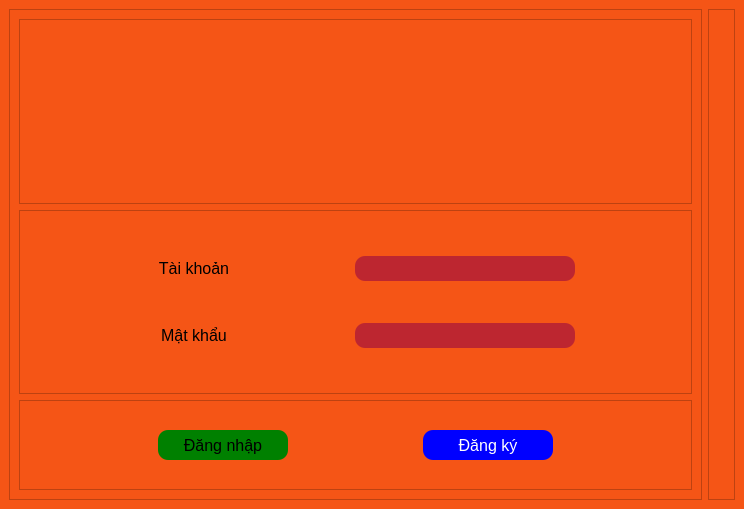
<?xml version="1.0" encoding="UTF-8"?>
<ui version="4.0">
 <class>MainWindow</class>
 <widget class="QMainWindow" name="MainWindow">
  <property name="geometry">
   <rect>
    <x>0</x>
    <y>0</y>
    <width>744</width>
    <height>509</height>
   </rect>
  </property>
  <property name="maximumSize">
   <size>
    <width>912</width>
    <height>16777215</height>
   </size>
  </property>
  <property name="windowTitle">
   <string>MainWindow</string>
  </property>
  <property name="styleSheet">
   <string notr="true">background-color: #f55516;</string>
  </property>
  <widget class="QWidget" name="centralwidget">
   <layout class="QHBoxLayout" name="horizontalLayout_3">
    <item>
     <widget class="QFrame" name="frame_4">
      <property name="frameShape">
       <enum>QFrame::StyledPanel</enum>
      </property>
      <property name="frameShadow">
       <enum>QFrame::Raised</enum>
      </property>
      <layout class="QVBoxLayout" name="verticalLayout">
       <item>
        <widget class="QFrame" name="frame_2">
         <property name="frameShape">
          <enum>QFrame::StyledPanel</enum>
         </property>
         <property name="frameShadow">
          <enum>QFrame::Raised</enum>
         </property>
         <layout class="QHBoxLayout" name="horizontalLayout_2">
          <item>
           <widget class="QLabel" name="label_3">
            <property name="text">
             <string/>
            </property>
            <property name="pixmap">
             <pixmap>../resources/images/top-anime.jpeg</pixmap>
            </property>
            <property name="scaledContents">
             <bool>false</bool>
            </property>
            <property name="alignment">
             <set>Qt::AlignCenter</set>
            </property>
           </widget>
          </item>
         </layout>
        </widget>
       </item>
       <item>
        <widget class="QFrame" name="frame">
         <property name="frameShape">
          <enum>QFrame::StyledPanel</enum>
         </property>
         <property name="frameShadow">
          <enum>QFrame::Raised</enum>
         </property>
         <layout class="QGridLayout" name="gridLayout">
          <item row="0" column="0">
           <widget class="QLabel" name="label">
            <property name="maximumSize">
             <size>
              <width>110</width>
              <height>16777215</height>
             </size>
            </property>
            <property name="font">
             <font>
              <pointsize>12</pointsize>
             </font>
            </property>
            <property name="styleSheet">
             <string notr="true">margin-left: 10px;</string>
            </property>
            <property name="text">
             <string>Tài khoản</string>
            </property>
            <property name="alignment">
             <set>Qt::AlignCenter</set>
            </property>
           </widget>
          </item>
          <item row="0" column="1">
           <widget class="QLineEdit" name="lineEditTaiKhoan">
            <property name="minimumSize">
             <size>
              <width>0</width>
              <height>25</height>
             </size>
            </property>
            <property name="maximumSize">
             <size>
              <width>220</width>
              <height>16777215</height>
             </size>
            </property>
            <property name="styleSheet">
             <string notr="true">border-radius: 10px;
background-color: #bd2630;</string>
            </property>
           </widget>
          </item>
          <item row="1" column="0">
           <widget class="QLabel" name="label_2">
            <property name="maximumSize">
             <size>
              <width>110</width>
              <height>16777215</height>
             </size>
            </property>
            <property name="font">
             <font>
              <pointsize>12</pointsize>
             </font>
            </property>
            <property name="styleSheet">
             <string notr="true">margin-left: 10px;</string>
            </property>
            <property name="text">
             <string>Mật khẩu</string>
            </property>
            <property name="alignment">
             <set>Qt::AlignCenter</set>
            </property>
           </widget>
          </item>
          <item row="1" column="1">
           <widget class="QLineEdit" name="lineEditMatKhau">
            <property name="minimumSize">
             <size>
              <width>0</width>
              <height>25</height>
             </size>
            </property>
            <property name="maximumSize">
             <size>
              <width>220</width>
              <height>16777215</height>
             </size>
            </property>
            <property name="styleSheet">
             <string notr="true">border-radius: 10px;
background-color: #bd2630;</string>
            </property>
           </widget>
          </item>
         </layout>
        </widget>
       </item>
       <item>
        <widget class="QFrame" name="frame_3">
         <property name="maximumSize">
          <size>
           <width>16777215</width>
           <height>90</height>
          </size>
         </property>
         <property name="frameShape">
          <enum>QFrame::StyledPanel</enum>
         </property>
         <property name="frameShadow">
          <enum>QFrame::Raised</enum>
         </property>
         <layout class="QHBoxLayout" name="horizontalLayout">
          <item>
           <widget class="QPushButton" name="pushButtonDangNhap">
            <property name="minimumSize">
             <size>
              <width>0</width>
              <height>30</height>
             </size>
            </property>
            <property name="maximumSize">
             <size>
              <width>130</width>
              <height>16777215</height>
             </size>
            </property>
            <property name="font">
             <font>
              <pointsize>12</pointsize>
             </font>
            </property>
            <property name="styleSheet">
             <string notr="true">border-radius: 10px;
background-color: green;</string>
            </property>
            <property name="text">
             <string>Đăng nhập</string>
            </property>
           </widget>
          </item>
          <item>
           <widget class="QPushButton" name="pushButtonDangKy">
            <property name="minimumSize">
             <size>
              <width>0</width>
              <height>30</height>
             </size>
            </property>
            <property name="maximumSize">
             <size>
              <width>130</width>
              <height>16777215</height>
             </size>
            </property>
            <property name="font">
             <font>
              <pointsize>12</pointsize>
             </font>
            </property>
            <property name="styleSheet">
             <string notr="true">border-radius: 10px;
background-color: blue;
color: white;</string>
            </property>
            <property name="text">
             <string>Đăng ký</string>
            </property>
           </widget>
          </item>
         </layout>
        </widget>
       </item>
      </layout>
     </widget>
    </item>
    <item>
     <widget class="QFrame" name="frame_5">
      <property name="maximumSize">
       <size>
        <width>350</width>
        <height>491</height>
       </size>
      </property>
      <property name="frameShape">
       <enum>QFrame::StyledPanel</enum>
      </property>
      <property name="frameShadow">
       <enum>QFrame::Raised</enum>
      </property>
      <layout class="QVBoxLayout" name="verticalLayout_2">
       <item>
        <widget class="QLabel" name="label_4">
         <property name="text">
          <string/>
         </property>
         <property name="pixmap">
          <pixmap>../resources/images/i_love_anime.jpg</pixmap>
         </property>
         <property name="scaledContents">
          <bool>true</bool>
         </property>
        </widget>
       </item>
      </layout>
     </widget>
    </item>
   </layout>
  </widget>
 </widget>
 <resources/>
 <connections/>
</ui>
